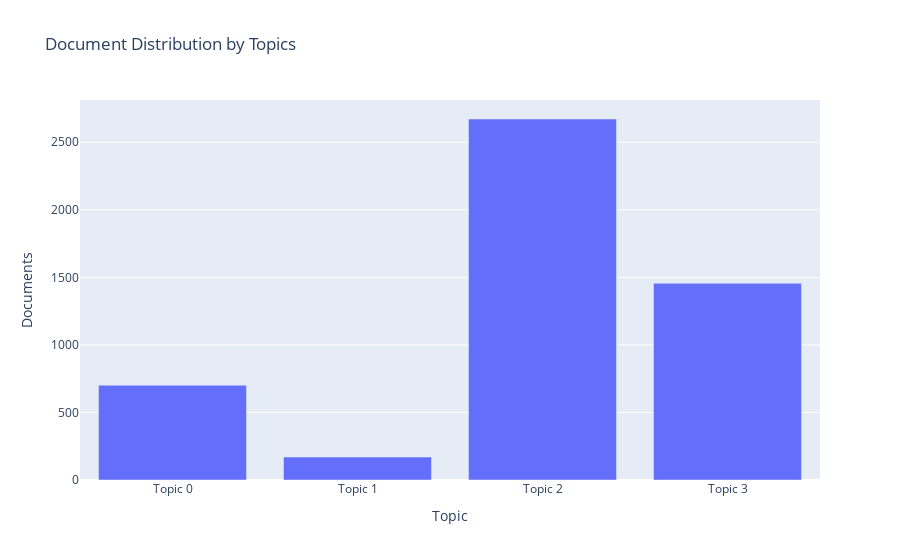

Write notebook code for a chart like this one.
### Code cell
plot_model(lda, plot = 'topic_distribution')

### Figure 1 — Plotly figure (JSON) as saved in the notebook; plotly's stock layout.template omitted (floating-point values rounded to 4 significant figures)
{"data": [{"alignmentgroup": "True", "customdata": [["great, place, good, room, go, time, love, get, clean, see"], ["great, go, store, nail, love, cake, get, friendly, also, find"], ["food, good, place, order, go, great, come, get, service, try"], ["go, time, say, get, would, take, service, tell, call, come"]], "hovertemplate": "Topic=%{x}<br>Documents=%{y}<br>Keyword=%{customdata[0]}<extra></extra>", "legendgroup": "", "marker": {"color": "#636efa", "pattern": {"shape": ""}}, "name": "", "offsetgroup": "", "orientation": "v", "showlegend": false, "textposition": "auto", "type": "bar", "x": ["Topic 0", "Topic 1", "Topic 2", "Topic 3"], "xaxis": "x", "y": [702, 170, 2672, 1456], "yaxis": "y"}], "layout": {"barmode": "relative", "legend": {"tracegroupgap": 0}, "title": {"text": "Document Distribution by Topics"}, "xaxis": {"anchor": "y", "domain": [0.0, 1.0], "title": {"text": "Topic"}}, "yaxis": {"anchor": "x", "domain": [0.0, 1.0], "title": {"text": "Documents"}}}}
